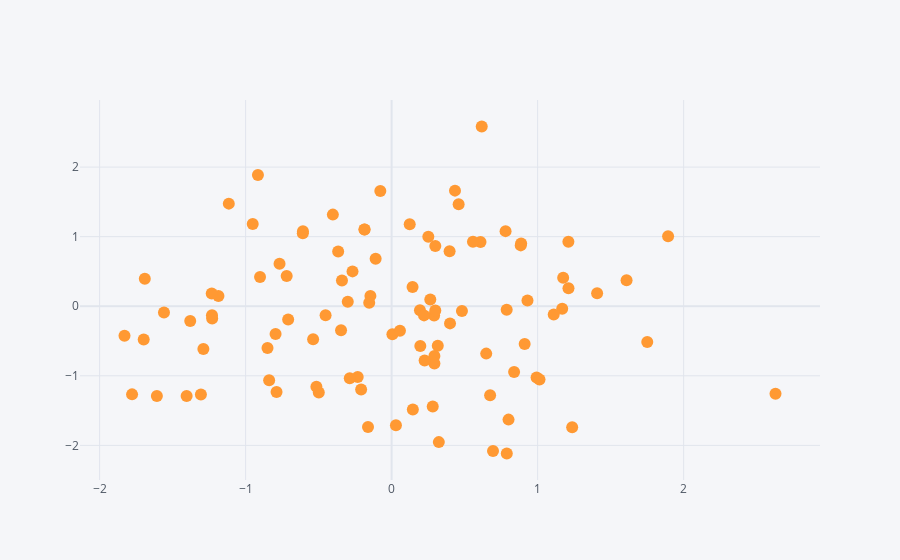

Here is the notebook cell this chart was saved with:
### Markdown cell above
## Scatter

### Code cell
df.iplot(kind = "scatter", x = "a", y = "b", mode = "markers");
